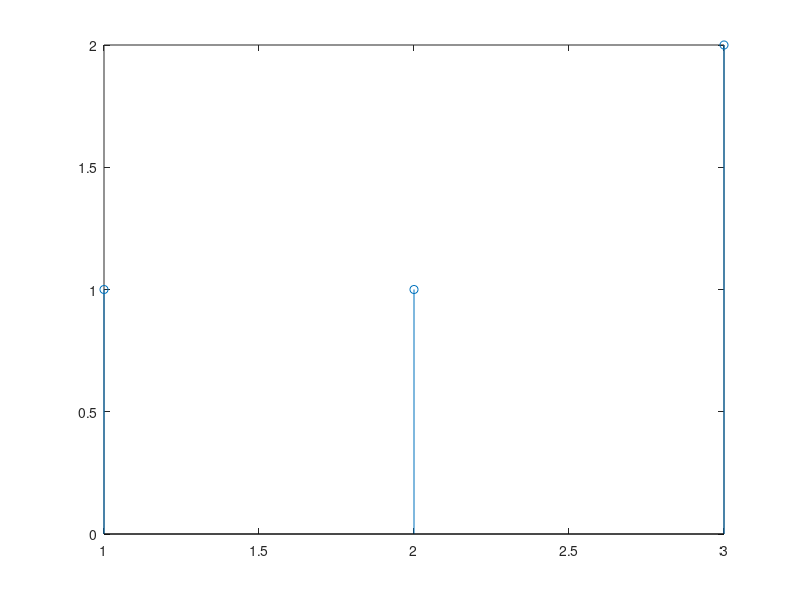
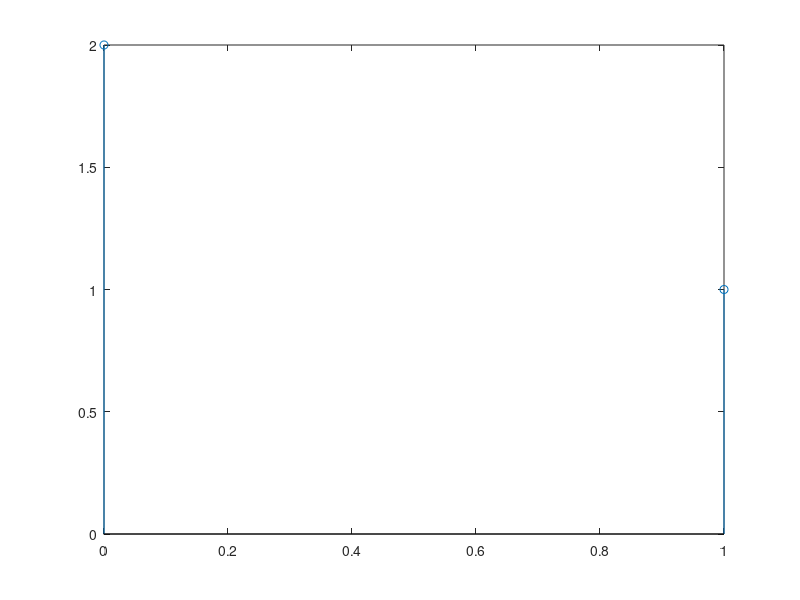

The MATLAB source for these figures, in order: (Note: this script raises an error after producing the figures.)
% Testing for project 2

nx = (1:3)';
x = [1 1 2];

nh = (0:1)';
h = [2 1];

stem(nx, x);
figure;
stem(nh, h);

[ny, y] = discreteconvolution(nx, x, nh, h);

figure;
stem(ny, y);
